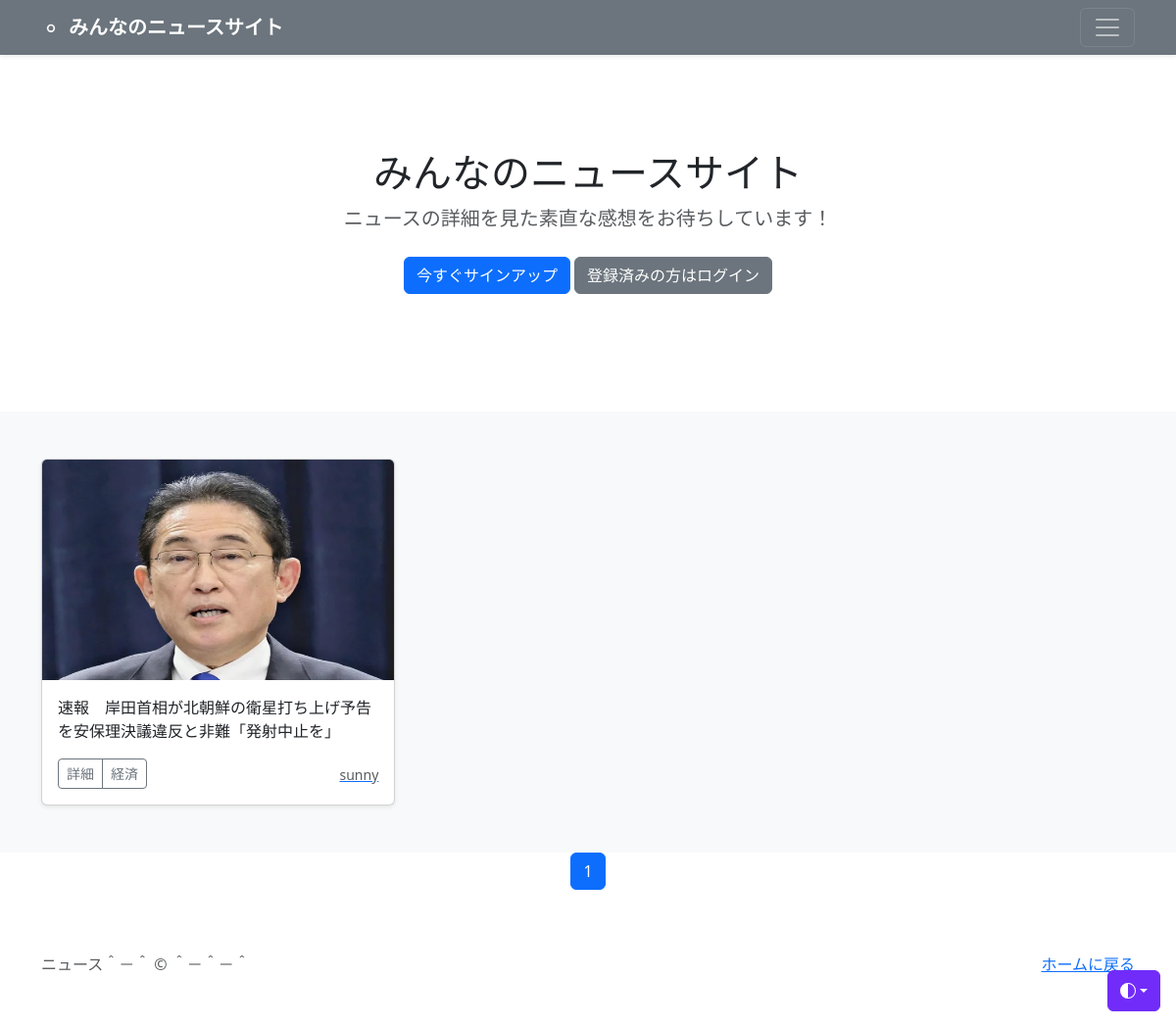
The page / on the database its author committed.
### news_site/models.py (models this page shows, shortened)
class NewsPost(models.Model):
    user = models.ForeignKey(
        CustomUser,
        verbose_name='ユーザー',
        on_delete=models.CASCADE
    )
    category = models.ForeignKey(
        Category,
        verbose_name='カテゴリ',
        on_delete=models.PROTECT
    )
    title = models.CharField(
        verbose_name='タイトル',
        max_length=200
    )
    comment = models.TextField(
        verbose_name='コメント',
    )
    image1 = models.ImageField(
        verbose_name='イメージ１',
        upload_to = 'newss'
    )
    image2 = models.ImageField(
        verbose_name='イメージ２',
        upload_to = 'newss',
        blank=True,
        null=True
    )
    posted_at = models.DateTimeField(
        verbose_name='投稿日時',
        auto_now_add=True
    )

class Category(models.Model):
    title = models.CharField(
        verbose_name='カテゴリ',
        max_length=20)

### accounts/models.py (models this page shows)
class CustomUser(AbstractUser):
    pass

### news_site/views.py (the view)
# urls.py: path('', views.IndexView.as_view(), name='index'),
class IndexView(ListView):
    template_name = 'index.html'
    queryset = NewsPost.objects.order_by('-posted_at')
    paginate_by = 9

### news_site/templates/index.html (shortened to what this page needs)
{% extends 'base.html' %}
    {% block contents %}
    {% include "news_title.html" %}
    {% include "news_list.html" %}
    {% include "pagination.html" %}
    {% endblock %}

### news_site/templates/news_list.html
  <div class="album py-5 bg-body-tertiary">
    <div class="container">
      <div class="row row-cols-1 row-cols-sm-2 row-cols-md-3 g-3">
        {% for record in object_list %}
        <div class="col">
          <div class="card shadow-sm">
            <img src="{{ record.image1.url }}" class="bd-placeholder-img card-img-top" width="100%" height="225" xmlns="http://www.w3.org/2000/svg" role="img" aria-label="Placeholder: Thumbnail" preserveAspectRatio="xMidYMid slice" focusable="false"><title>Placeholder</title><rect width="100%" height="100%" fill="#55595c"/></svg>
            <div class="card-body">
              <p class="card-text">{{record.title}}</p>
              <div class="d-flex justify-content-between align-items-center">
                <div class="btn-group">
                  <button type="button" class="btn btn-sm btn-outline-secondary" onclick="location.href='{% url 'news:news_detail' record.pk %}'">詳細</button>
                  <button type="button" class="btn btn-sm btn-outline-secondary" onclick="location.href='{% url 'news:news_cat' category=record.category.id %}'">{{record.category.title}}</button>
                </div>
                <a href="{% url 'news:user_list' user=record.user.id %}">
                  <small class="text-muted">{{record.user.username}}</small>
                </a>
              </div>
            </div>
          </div>
        </div>
        {% endfor %}
      </div>
    </div>
  </div>

### news_site/templates/base.html (style rules this page uses)
.bd-placeholder-img { font-size: 1.125rem; text-anchor: middle; -webkit-user-select: none; -moz-user-select: none; user-select: none; }

### rows shown on the page
NewsPost: image1 (picture), title "速報 岸田首相が北朝鮮の衛星打ち上げ予告を安保理決議違反と非難「発射中止を」", category "経済", user.username "sunny"

### other values the page prints
{{ num }} "1"
